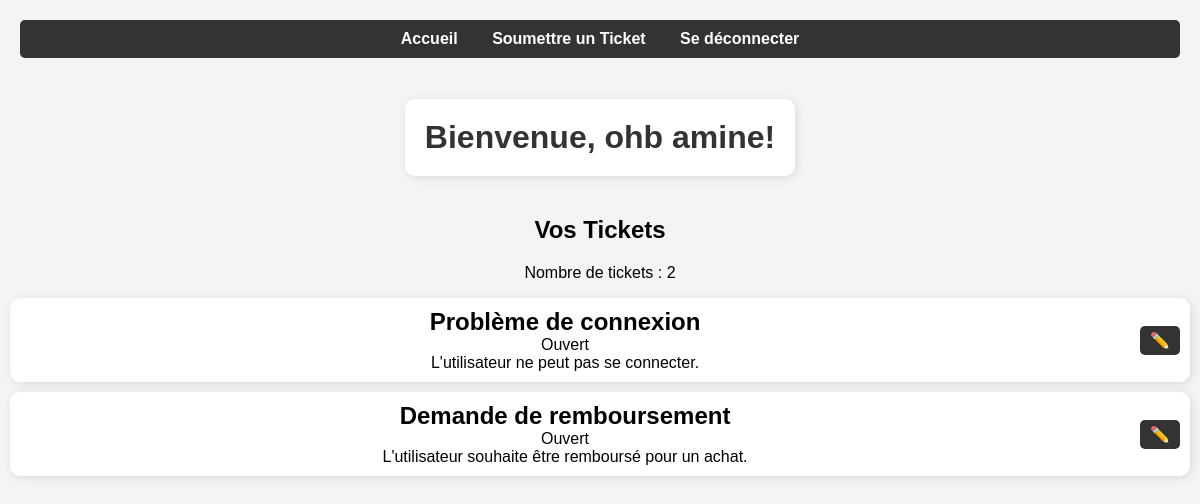
/home (signed in), run on the app's committed database.
### app.py (models this page shows, shortened)
class User(UserMixin, db.Model):
    id = db.Column(db.Integer, primary_key=True)
    mail = db.Column(db.String(80), unique=True, nullable=False)
    nom = db.Column(db.String(80), unique=False, nullable=False)
    prenom = db.Column(db.String(80), unique=False, nullable=False)
    password_hash = db.Column(db.String(128), nullable=False)
    is_admin = db.Column(db.Boolean, default=False)

class Ticket(db.Model):
    id = db.Column(db.Integer, primary_key=True)
    title = db.Column(db.String(100), nullable=False)
    description = db.Column(db.Text, nullable=False)
    priority = db.Column(db.String(50), nullable=True)
    status = db.Column(db.String(50), nullable=False, default='Ouvert')
    date = db.Column(db.DateTime, default=datetime.utcnow)
    user_id = db.Column(db.Integer, db.ForeignKey('user.id'), nullable=False)
    user = db.relationship('User', backref=db.backref('tickets', lazy=True))
    attachment_path = db.Column(db.String(255), nullable=True)

### app.py (the view)
@app.route('/home')
@login_required
def home():
    if current_user.is_admin: # Vérifie si l'utilisateur est un administrateur
        flash("Vous n'avez pas les droits nécessaires pour accéder à cette page.", "danger")
        return redirect(url_for('admin'))
    mail = session.get("mail")
    tickets = Ticket.query.filter_by(user_id=current_user.id).all()
    return render_template('home.html', tickets=tickets, mail=mail)

### app.py (called while the page is built, shortened)
@login_manager.user_loader
def load_user(user_id):
    return User.query.get(int(user_id))

@app.before_request
def block_brute_force():
    ip = request.remote_addr

@app.after_request
def track_failed_attempts(response):
    return response

### templates/home.html (shortened to what this page needs)
<!DOCTYPE html>
<html lang="fr">
<head>
    <link rel="stylesheet" href="{{ url_for('static', filename='styles.css') }}">
</head>
<body>
    <nav>
        <a href="{{ url_for('home') }}">Accueil</a>
        <a href="{{ url_for('submit_ticket') }}">Soumettre un Ticket</a>
        <a href="{{ url_for('logout') }}">Se déconnecter</a>
    </nav>
    <h1>Bienvenue, {{ current_user.nom }} {{ current_user.prenom }}!</h1>
    <br>
    <h2>Vos Tickets</h2>
    <p>Nombre de tickets : {{ tickets|length }}</p>
    {% if tickets %}
        <div class="tickets-container">
            {% for ticket in tickets %}
                <div class="ticket">
                    <div class="ticket-content">
                        <h2>{{ ticket.title }}</h2>
                        <br>
                        <p>{{ ticket.status }}</p>
                        <br>
                        <p>{{ ticket.description }}</p>
                    </div>
                                                <a href="{{ url_for('chat', ticket_id=ticket.id) }}">✏️</a>
                </div>
            {% endfor %}
        </div>
    {% else %}
        <p>Aucun ticket soumis pour le moment.</p>
    {% endif %}
</body>
</html>

### static/styles.css (style rules this page uses)
body { font-family: Arial, sans-serif; background-color: #f4f4f4; text-align: center; margin: 20px; }
nav { background-color: #333; padding: 10px; border-radius: 5px; margin-bottom: 20px; }
nav a { margin: 0 15px; text-decoration: none; color: white; font-weight: bold; }
h1 { color: #333; background-color: #fff; padding: 20px; border-radius: 10px; display: inline-block; box-shadow: 2px 2px 10px rgba(0, 0, 0, 0.1); margin-bottom: 20px; }
.tickets-container { display: flex; flex-direction: column; align-items: center; gap: 10px; }
.ticket { background-color: #fff; padding: 10px; border-radius: 10px; box-shadow: 2px 2px 10px rgba(0, 0, 0, 0.1); width: 100%; display: flex; justify-content: space-between; align-items: center; }
.ticket-content { flex: 1; text-align: center; margin-right: 20px; }
.ticket h2, .ticket p { display: inline; margin: 0 10px 0 0; }
.ticket a { background-color: #333; color: white; padding: 5px 10px; border-radius: 5px; text-decoration: none; }

### data on the page
User: nom "ohb", prenom "amine"
Ticket: title "Problème de connexion", status "Ouvert", description "L'utilisateur ne peut pas se connecter."
Ticket: title "Demande de remboursement", status "Ouvert", description "L'utilisateur souhaite être remboursé pour un achat."

### other printed values
{{ tickets|length }} "2"
